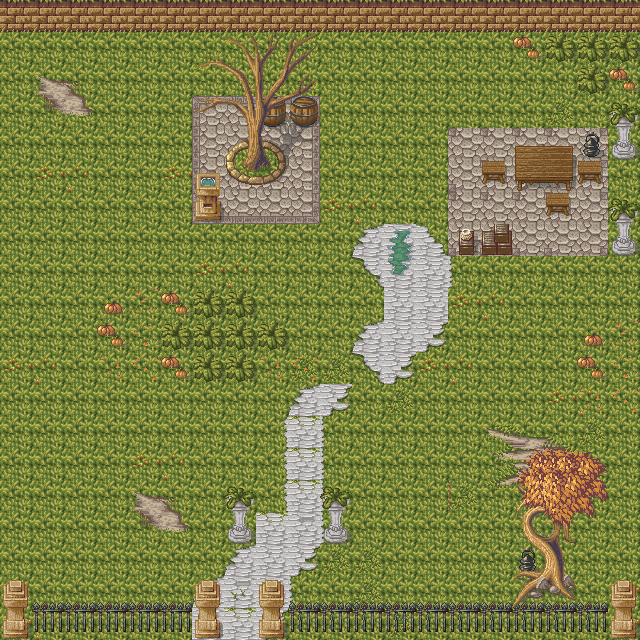

The image is a tile-based game level rendered from a .tmx file. Its description and complete source (layers, tilesets, objects, tile grids) follow:
An orthogonal 20x20 tile map with 32x32 px tiles, 6 tile layers (ground, vegetation, road, static_objects, ...) and 5 objects (5x wall).

<map version="1.9" tiledversion="1.9.2" orientation="orthogonal" renderorder="right-down" width="20" height="20" tilewidth="32" tileheight="32" infinite="0" nextlayerid="8" nextobjectid="12">
 <editorsettings>
  <export target="forest_corner.lua" format="lua" />
 </editorsettings>
 <tileset firstgid="1" name="MagicCity" tilewidth="32" tileheight="32" tilecount="360" columns="8">
  <image source="tilesets/magecity.png" trans="ffffff" width="256" height="1450" />
 </tileset>
 <layer id="1" name="ground" width="20" height="20">
  <data encoding="csv">
1,1,1,1,1,1,1,1,1,1,1,1,1,1,1,1,1,1,1,1,
1,1,1,1,1,1,1,1,1,1,1,1,1,1,1,1,1,1,1,291,
1,265,266,1,1,1,1,1,1,1,1,1,1,1,1,1,1,1,291,1,
1,273,274,1,1,1,1,1,1,1,1,1,1,1,1,1,1,291,1,1,
1,1,1,1,1,1,1,1,1,1,1,1,1,1,1,1,1,1,1,1,
1,293,294,1,1,293,294,1,1,1,1,1,1,1,1,1,1,1,1,1,
1,1,1,1,1,1,1,1,1,1,293,294,1,1,1,1,1,1,1,1,
1,1,1,1,1,1,1,1,1,1,1,1,1,1,1,1,1,1,1,1,
1,1,1,1,1,1,293,294,1,1,1,1,1,1,1,1,1,1,1,1,
1,1,1,1,1,1,1,1,1,1,1,1,1,1,293,294,1,1,1,1,
1,1,1,1,1,1,1,1,1,1,1,1,1,1,1,1,1,1,1,1,
293,294,1,1,1,1,1,1,1,291,291,1,1,293,294,1,1,1,1,1,
1,1,1,1,1,1,1,1,1,1,1,1,291,1,1,1,1,293,294,1,
1,1,1,1,1,1,1,1,1,1,1,1,1,1,1,267,268,269,291,1,
1,1,1,1,293,294,1,1,1,291,1,1,1,1,1,275,276,277,278,1,
1,1,1,1,265,266,1,1,1,1,291,1,1,1,339,283,284,285,286,1,
1,1,1,1,273,274,1,1,1,1,1,1,1,1,1,1,1,1,1,1,
1,1,1,1,1,1,1,1,1,1,291,291,1,1,1,1,1,1,1,1,
1,1,1,1,1,1,1,1,1,1,1,291,1,1,1,1,1,1,1,293,
293,294,1,1,1,1,1,1,1,1,1,1,291,1,1,1,1,1,1,293
</data>
 </layer>
 <layer id="2" name="vegetation" width="20" height="20">
  <data encoding="csv">
0,0,0,0,0,0,0,0,0,0,0,0,0,0,0,0,11,11,11,11,
0,0,0,0,0,0,0,0,0,0,0,0,0,0,0,0,271,11,11,11,
0,0,0,0,0,0,0,0,0,0,0,0,0,0,0,0,0,0,11,271,
0,0,0,0,0,0,0,0,0,0,0,0,0,0,0,0,0,0,0,0,
0,0,0,0,0,0,0,0,0,0,0,0,0,0,0,0,0,0,0,0,
0,0,0,0,0,0,0,0,0,0,0,0,0,0,0,0,0,0,0,0,
0,0,0,0,0,0,0,0,0,0,0,0,0,0,0,0,0,0,0,0,
0,0,0,0,0,0,0,0,0,0,0,0,0,0,0,0,0,0,0,0,
0,0,0,0,0,0,0,0,0,0,0,0,0,0,0,0,0,0,0,0,
0,0,0,263,264,271,11,11,0,0,0,0,0,0,0,0,0,0,0,0,
0,0,0,271,272,11,11,11,11,0,0,0,0,0,0,0,0,0,263,264,
0,0,0,279,280,271,11,11,279,280,0,0,0,0,0,0,0,0,271,272,
0,0,0,0,0,0,0,0,0,0,0,0,0,0,0,0,0,0,279,280,
0,0,0,0,0,0,0,0,0,0,0,0,0,0,0,0,0,0,0,0,
0,0,0,0,0,0,0,0,0,0,0,0,0,0,0,0,0,0,0,0,
0,0,0,0,0,0,0,0,0,0,0,0,0,0,0,0,0,0,0,0,
0,0,0,0,0,0,0,0,0,0,0,0,0,0,0,0,0,0,0,0,
0,0,0,0,0,0,0,0,0,0,0,0,0,0,0,0,0,0,0,0,
0,0,0,0,0,0,0,0,0,0,0,0,0,0,0,0,0,0,0,0,
0,0,0,0,0,0,0,0,0,0,0,0,0,0,0,0,0,0,0,0
</data>
 </layer>
 <layer id="4" name="road" width="20" height="20">
  <data encoding="csv">
0,0,0,0,0,0,0,0,0,0,0,0,0,0,0,0,0,0,0,0,
0,0,0,0,0,0,0,0,0,0,0,0,0,0,0,0,0,0,0,0,
0,0,0,0,0,0,0,0,0,0,0,0,0,0,0,0,0,0,0,0,
0,0,0,0,0,0,73,74,74,75,0,0,0,0,0,0,0,0,0,0,
0,0,0,0,0,0,81,82,82,83,0,0,0,0,76,76,76,76,77,0,
0,0,0,0,0,0,81,82,82,83,0,0,0,0,84,76,77,77,77,0,
0,0,0,0,0,0,89,90,90,91,0,0,0,0,76,76,76,76,77,0,
0,0,0,0,0,0,0,0,0,0,0,239,329,240,84,84,84,84,85,0,
0,0,0,0,0,0,0,0,0,0,0,237,345,2,220,0,0,0,0,0,
0,0,0,0,0,0,0,0,0,0,0,0,2,2,0,0,0,0,0,0,
0,0,0,0,0,0,0,0,0,0,0,239,2,238,0,0,0,0,0,0,
0,0,0,0,0,0,0,0,0,0,0,237,238,0,0,0,0,0,0,0,
0,0,0,0,0,0,0,0,0,239,238,0,0,0,0,0,0,0,0,0,
0,0,0,0,0,0,0,0,212,333,220,0,0,0,0,0,0,0,0,0,
0,0,0,0,0,0,0,0,212,333,220,0,0,0,0,0,0,0,0,0,
0,0,0,0,0,0,0,0,212,333,220,0,0,0,0,0,0,0,0,0,
0,0,0,0,0,0,0,0,333,331,220,0,0,0,0,0,0,0,0,0,
0,0,0,0,0,0,0,239,2,238,0,0,0,0,0,0,0,0,0,0,
0,0,0,0,0,0,239,10,2,220,0,0,0,0,0,0,0,0,0,0,
0,0,0,0,0,0,331,333,238,0,0,0,0,0,0,0,0,0,0,0
</data>
 </layer>
 <layer id="6" name="static_objects" width="20" height="20">
  <data encoding="csv">
53,53,53,53,53,53,53,53,53,53,53,53,53,53,53,53,53,53,53,53,
0,0,0,0,0,0,0,0,0,0,0,0,0,0,0,0,0,0,0,0,
0,0,0,0,0,0,0,0,0,0,0,0,0,0,0,0,0,0,0,0,
0,0,0,0,0,0,0,0,13,13,0,0,0,0,0,0,0,0,0,17,
0,0,0,0,0,0,0,0,0,0,0,0,0,0,0,0,6,7,334,25,
0,0,0,0,0,0,106,0,0,0,0,0,0,0,0,16,14,15,16,0,
0,0,0,0,0,0,114,0,0,0,0,0,0,0,0,0,0,16,0,17,
0,0,0,0,0,0,0,0,0,0,0,0,0,0,351,352,0,0,0,25,
0,0,0,0,0,0,0,0,0,0,0,0,0,0,0,0,0,0,0,0,
0,0,0,0,0,0,0,0,0,0,0,0,0,0,0,0,0,0,0,0,
0,0,0,0,0,0,0,0,0,0,0,0,0,0,0,0,0,0,0,0,
0,0,0,0,0,0,0,0,0,0,0,0,0,0,0,0,0,0,0,0,
0,0,0,0,0,0,0,0,0,0,0,0,0,0,0,0,0,0,0,0,
0,0,0,0,0,0,0,0,0,0,0,0,0,0,0,0,0,0,0,0,
0,0,0,0,0,0,0,0,0,0,0,0,0,0,0,0,0,0,0,0,
0,0,0,0,0,0,0,17,0,0,17,0,0,0,0,0,0,0,0,0,
0,0,0,0,0,0,0,25,0,0,25,0,0,0,0,0,0,0,0,0,
0,0,0,0,0,0,0,0,0,0,0,0,0,0,0,0,334,0,0,0,
22,316,316,316,316,316,22,0,22,315,315,315,315,315,315,315,315,315,315,22,
30,324,324,324,324,324,30,0,30,323,323,323,323,323,323,323,323,323,323,30
</data>
 </layer>
 <layer id="3" name="trees" width="20" height="20">
  <data encoding="csv">
0,0,0,0,0,0,0,0,0,0,0,0,0,0,0,0,0,0,0,0,
0,0,0,0,0,0,117,118,119,120,0,0,0,0,0,0,0,0,0,0,
0,0,0,0,0,0,125,126,127,128,0,0,0,0,0,0,0,0,0,0,
0,0,0,0,0,0,133,134,135,136,0,0,0,0,0,0,0,0,0,0,
0,0,0,0,0,0,141,142,143,144,0,0,0,0,0,0,0,0,0,0,
0,0,0,0,0,0,149,150,151,152,0,0,0,0,0,0,0,0,0,0,
0,0,0,0,0,0,0,0,0,0,0,0,0,0,141,0,0,0,0,0,
0,0,0,0,0,0,0,0,0,0,0,0,0,0,149,0,0,0,0,0,
0,0,0,0,0,0,0,0,0,0,0,0,0,0,0,0,0,0,0,0,
0,0,0,0,0,0,0,0,0,0,0,0,0,0,0,0,0,0,0,0,
0,0,0,0,0,0,0,0,0,0,0,0,0,0,0,0,0,0,0,0,
0,0,0,0,0,0,0,0,0,0,0,0,0,0,0,0,0,0,0,0,
0,0,0,0,0,0,0,0,0,0,0,0,0,0,0,0,0,0,0,0,
0,0,0,0,0,0,0,0,0,0,0,0,0,0,0,0,0,0,0,0,
0,0,0,0,0,0,0,0,0,0,0,0,0,0,0,0,0,0,0,0,
0,0,0,0,0,0,0,0,0,0,0,0,0,0,0,0,123,124,0,0,
0,0,0,0,0,0,0,0,0,0,0,0,0,0,0,0,131,132,0,0,
0,0,0,0,0,0,0,0,0,0,0,0,0,0,0,0,139,140,0,0,
0,0,0,0,0,0,0,0,0,0,0,0,0,0,0,0,147,148,0,0,
0,0,0,0,0,0,0,0,0,0,0,0,0,0,0,0,0,0,0,0
</data>
 </layer>
 <layer id="7" name="tree_foliage" width="20" height="20">
  <data encoding="csv">
0,0,0,0,0,0,0,0,0,0,0,0,0,0,0,0,0,0,0,0,
0,0,0,0,0,0,0,0,0,0,0,0,0,0,0,0,0,0,0,0,
0,0,0,0,0,0,0,0,0,0,0,0,0,0,0,0,0,0,0,0,
0,0,0,0,0,0,0,0,0,0,0,0,0,0,0,0,0,0,0,0,
0,0,0,0,0,0,0,0,0,0,0,0,0,0,0,0,0,0,0,0,
0,0,0,0,0,0,0,0,0,0,0,0,0,0,0,0,0,0,0,0,
0,0,0,0,0,0,0,0,0,0,0,0,0,0,0,0,0,0,0,0,
0,0,0,0,0,0,0,0,0,0,0,0,0,0,0,0,0,0,0,0,
0,0,0,0,0,0,0,0,0,0,0,0,0,0,0,0,0,0,0,0,
0,0,0,0,0,0,0,0,0,0,0,0,0,0,0,0,0,0,0,0,
0,0,0,0,0,0,0,0,0,0,0,0,0,0,0,0,0,0,0,0,
0,0,0,0,0,0,0,0,0,0,0,0,0,0,0,0,0,0,0,0,
0,0,0,0,0,0,0,0,0,0,0,0,0,0,0,0,0,0,0,0,
0,0,0,0,0,0,0,0,0,0,0,0,0,0,0,0,0,0,0,0,
0,0,0,0,0,0,0,0,0,0,0,0,0,0,0,0,244,245,246,0,
0,0,0,0,0,0,0,0,0,0,0,0,0,0,0,0,252,253,254,0,
0,0,0,0,0,0,0,0,0,0,0,0,0,0,0,0,260,261,262,0,
0,0,0,0,0,0,0,0,0,0,0,0,0,0,0,0,0,0,0,0,
0,0,0,0,0,0,0,0,0,0,0,0,0,0,0,0,0,0,0,0,
0,0,0,0,0,0,0,0,0,0,0,0,0,0,0,0,0,0,0,0
</data>
 </layer>
 <objectgroup id="5" name="static_objects">
  <object id="1" name="north_wall" class="wall" x="0.666667" y="-1.77636e-15" width="640" height="32" visible="0" />
  <object id="3" name="south_fence_west" class="wall" x="1.33333" y="577.333" width="219.333" height="63.3333" visible="0" />
  <object id="4" name="south_fence_east" class="wall" x="261.333" y="578.667" width="380" height="60.6667" visible="0" />
  <object id="5" name="invisible_wall_west" class="wall" x="-1.33333" y="32" width="12.6667" height="543.333" visible="0" />
  <object id="6" name="invisible_wall_east" class="wall" x="632.667" y="33.3333" width="8" height="544.667" visible="0" />
 </objectgroup>
</map>
